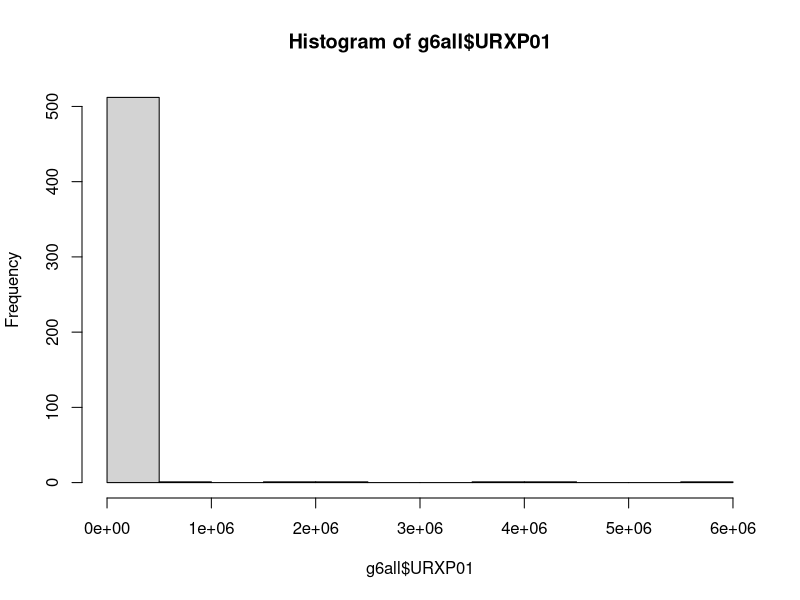
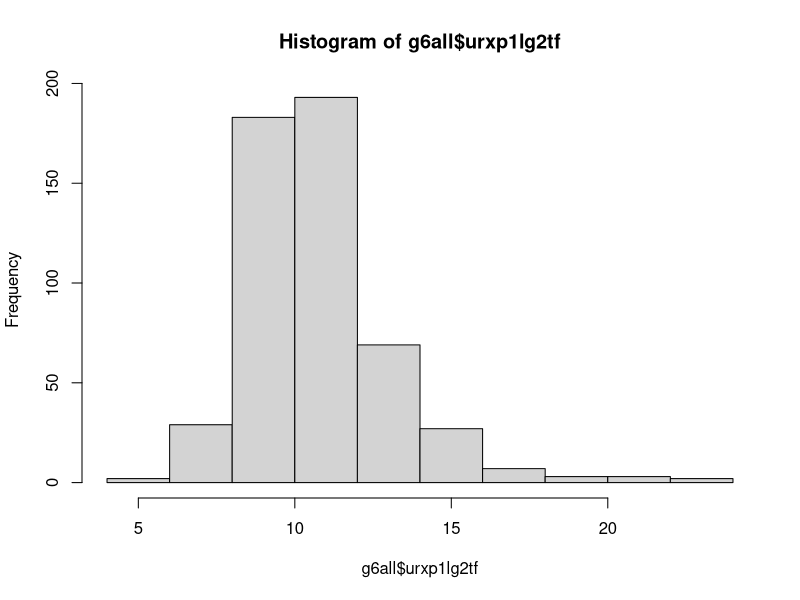
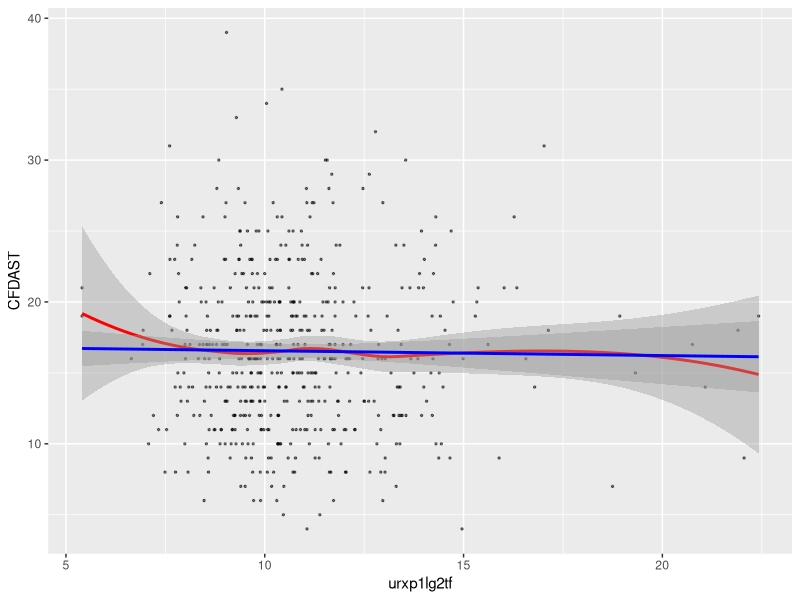
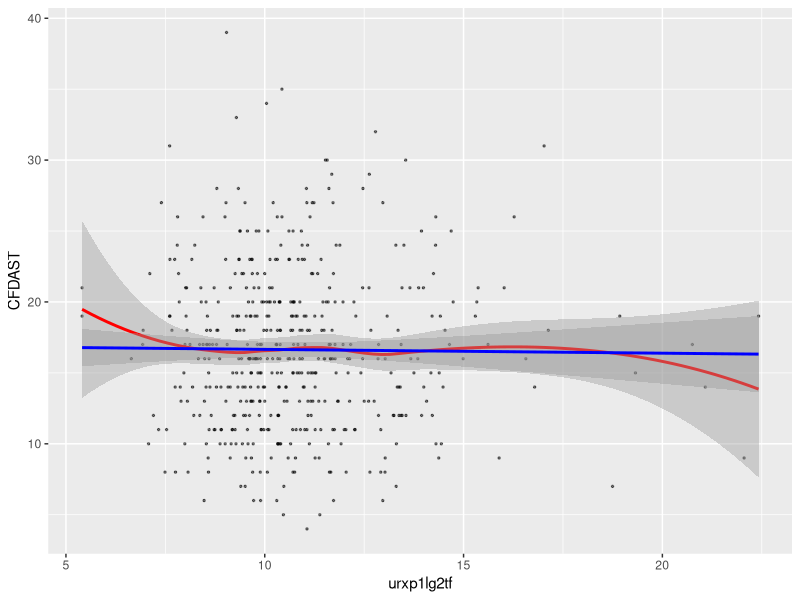

The R source for these figures, in order:
library(tidyverse)

conf2013 = read.csv("confounders2013.csv") # Create object for confounders
group6 = read.csv("group6.csv") # Create object for group 6 variables

# Create a new object that only has the variables of interest (confounders haven't been added yet)
names(group6)
g6sm = dplyr::select(group6,"SEQN", "URXP01", "CFDAST") # Limit your variables to those used for exposure and outcome
head(g6sm, n = 20) # Look at the first 20 rows of your object
g6sm = na.omit(g6sm) # Eliminate observations that have NA values
head(g6sm, n = 20) # Check the first 20 rows again

# Merge your dataset with the confounders dataset
g6all = merge(g6sm, conf2013, by="SEQN") # This will only merge the observations that have matching SEQN
head(g6all, n = 20) # Look at first 20 observations - note that some of the confounders have NA, but we won't worry about that
write_csv(g6all, "g6all.csv") # Write a csv file that has all your variables and confounders

#Looking more closely at your data
summary(g6all) # Look at summary statistics.
hist(g6all$URXP01)
quantile(g6all$URXP01, probs = seq(0, 1, 0.1), na.rm = TRUE)
quantile(g6all$URXP01, probs = seq(0.9, 1, 0.01), na.rm = TRUE)

g6all$urxp1lg2tf <- log2(g6all$URXP01)
hist(g6all$urxp1lg2tf)

glm.g6all = glm(CFDAST ~ urxp1lg2tf, data = g6all)
ggplot(data = glm.g6all, mapping = aes(x = urxp1lg2tf, y = CFDAST)) +
  geom_point(size = 0.5, alpha = 0.5) +
  geom_smooth(method = "loess", color = "red") +
  geom_smooth(method = "lm", color = "blue")

glm.g6allconf = glm(CFDAST ~ urxp1lg2tf + RIDAGEYR + factor(RIAGENDR) + factor(RIDRETH3) + INDHHIN2 + INDFMPIR, data = g6all)
ggplot(data = glm.g6allconf, mapping = aes(x = urxp1lg2tf, y = CFDAST)) +
  geom_point(size = 0.5, alpha = 0.5) +
  geom_smooth(method = "loess", color = "red") +
  geom_smooth(method = "lm", color = "blue")


